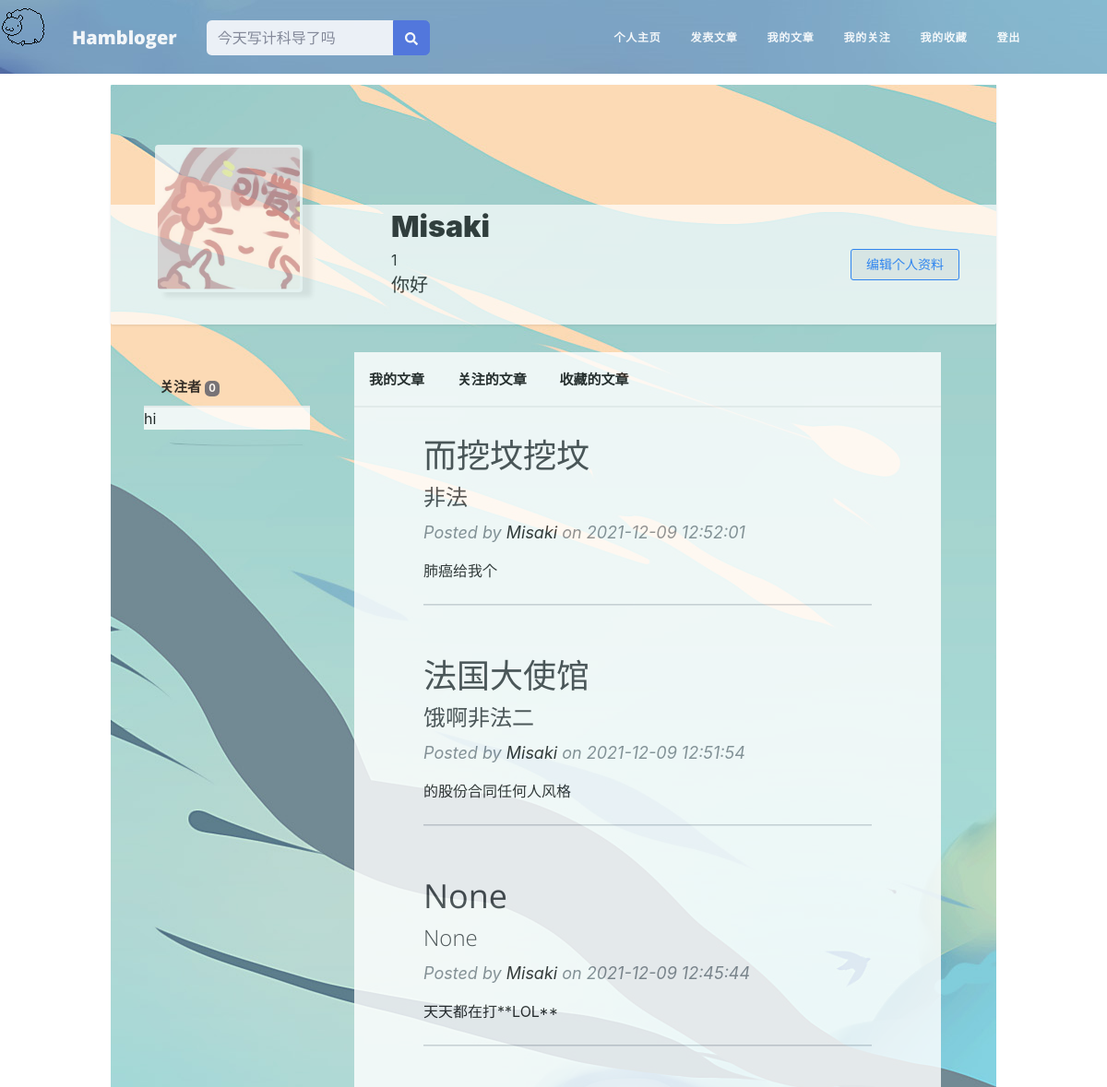
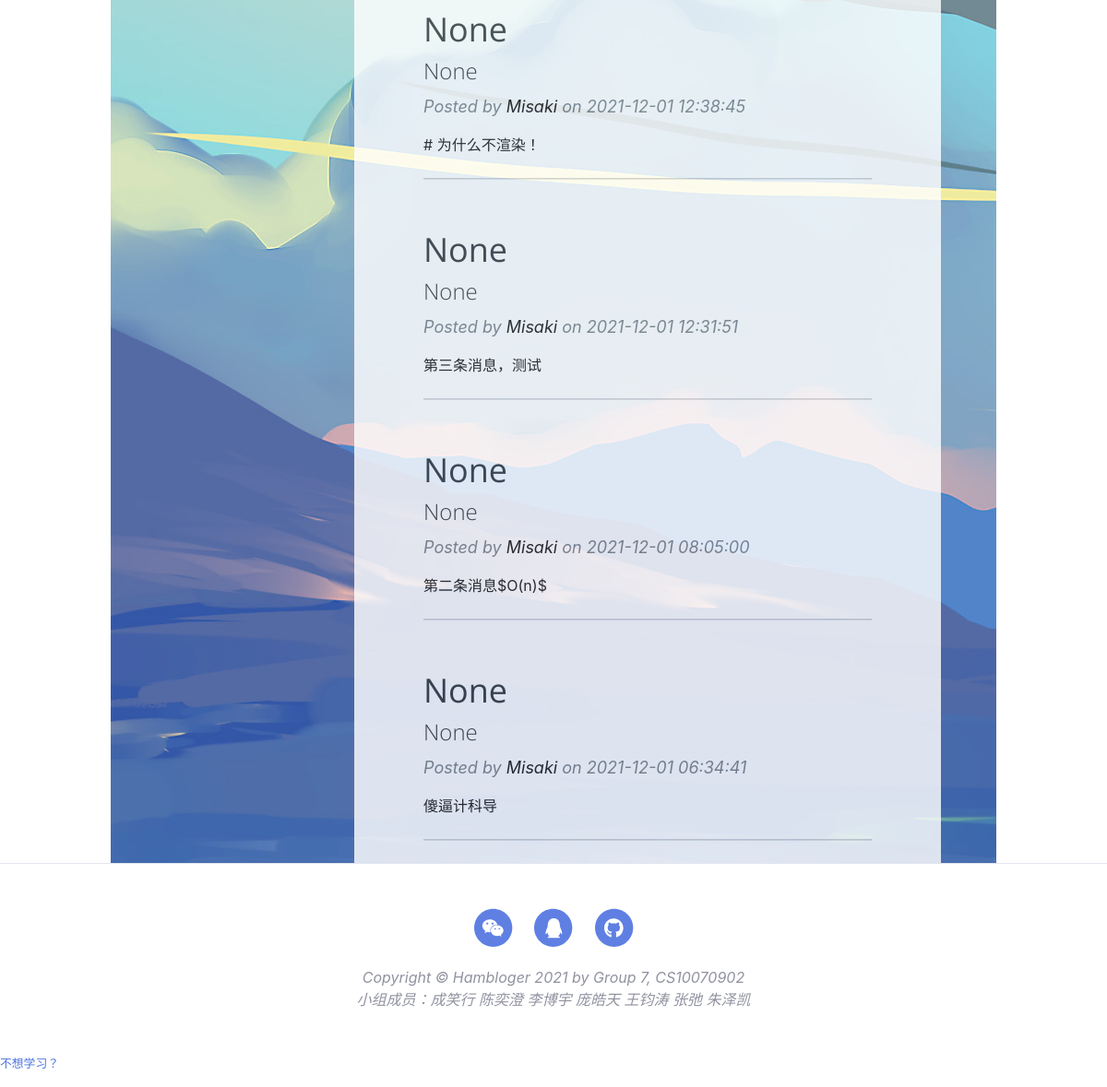
The app's page /user/Misaki (signed in) with its own data (2 pictures, top to bottom).
### app/models.py (models this page shows, shortened)
class User(UserMixin, db.Model):
    __tablename__ = 'users'
    id = db.Column(db.Integer, primary_key=True)
    email = db.Column(db.String(64), unique=True, index=True)
    username = db.Column(db.String(64), unique=True, index=True)
    role_id = db.Column(db.Integer, db.ForeignKey('roles.id'))  # 每一个用户只能有一个角色
    password_hash = db.Column(db.String(128))
    confirmed = db.Column(db.Boolean, default=True)
    name = db.Column(db.String(64))
    location = db.Column(db.String(64))
    about_me = db.Column(db.Text())
    member_since = db.Column(db.DateTime(), default=datetime.utcnow)
    last_seen = db.Column(db.DateTime(), default=datetime.utcnow)
    posts = db.relationship('Post', backref='author', lazy='dynamic')
    followed = db.relationship('Follow',
                               foreign_keys=[Follow.follower_id],
                               backref=db.backref('follower', lazy='joined'),
                               lazy='dynamic',
                               cascade='all, delete-orphan')
    followers = db.relationship('Follow',
                                foreign_keys=[Follow.followed_id],
                                backref=db.backref('followed', lazy='joined'),
                                lazy='dynamic',
                                cascade='all, delete-orphan')
    @property
    def password(self):
        raise AttributeError("Password is not a readable attribute")
    def can(self, perm):
        return self.role is not None and self.role.has_permission(perm)
    def is_administrator(self):
        return self.can(Permission.ADMIN)
    def ping(self):
        self.last_seen = datetime.utcnow()
        db.session.add(self)
        db.session.commit()

class Post(db.Model):
    __tablename__ = 'posts'
    id = db.Column(db.Integer, primary_key=True)
    body = db.Column(db.Text)
    body_html = db.Column(db.Text)
    timestamp = db.Column(db.DateTime, index=True, default=datetime.utcnow)
    author_id = db.Column(db.Integer, db.ForeignKey('users.id'))
    title = db.Column(db.String(64))
    sub_title = db.Column(db.String(64))

### app/main/views.py (the view)
@main.route('/user/<username>')
def user(username):
    user = User.query.filter_by(username=username).first()
    if user is None:
        abort(404)
    posts = user.posts.order_by(Post.timestamp.desc()).all()
    edit_post = Post.query.order_by(Post.id.desc()).first()
    return render_template('user.html', user=user, posts=posts, edit_post=edit_post)

### app/auth/views.py (called while the page is built)
@auth.before_app_request
def before_request():
    if current_user.is_authenticated:
        current_user.ping()
        if not current_user.confirmed and request.endpoint \
                and request.blueprint != 'auth' and request.endpoint != 'static':
            return redirect(url_for('auth.unconfirmed'))

### app/main/__init__.py (called while the page is built)
@main.app_context_processor
def inject_permissions():
    return dict(Permission=Permission)

### app/models.py (called while the page is built)
@login_manager.user_loader
def load_user(user_id):
    return User.query.get(int(user_id))

    def has_permission(self, perm):
        return self.permissions & perm == perm  # 使用位运算检查特定权限

### app/templates/user.html (shortened to what this page needs)
{% extends "base.html" %}
{% block head %}
<link href="{{ url_for('static',filename='css/user.css') }}" rel="stylesheet">
<link href="{{ url_for('static', filename='css/admin.css') }}"
      rel="stylesheet"/>
<header class="user-top-cover"></header>
{% endblock %}
{% block page_content %}
<link href="{{ url_for('static',filename='css/index.css') }}" rel="stylesheet">
<div class="page-container">
    <div class="user-container">
        <div class="user-cover-container masthead"></div>
        <div class="user-profile-container">
            <div class="user-mask-container">
                <div class="user-mask">
                    <img src="{{url_for('static', filename='mask/test-1.jpeg')}}" class="user-mask-img">
                </div>
            </div>
            <div class="user-information-container">
                <div class="username-container">
                    <span class="username"> {{ user.name }} </span>
                </div>
                <div class="username-container">
                    <span class="userid"> {{ user.id }} </span>
                </div>
                <div class="about_me-container">
                    {% if user.about_me %}<span class="about_me">{{ user.about_me }}</span>{% endif %}
                </div>
            </div>
            <div class="user-operation-container">
                {% if user == current_user %}
                <a href="{{ url_for('.edit_profile') }}">
                    <button type="button" class="edit-profile-button">
                        <span>编辑个人资料</span>
                    </button>
                </a>
                {% endif %}
            </div>
        </div>
    </div>
    <div class="container row">
        <div class="container  col-3">
            <ul class="side-content">
                <li class="side-content-left-item">
                    <a class="option-link" href="{{ url_for('.followers', username=user.username) }}">
                        关注者 <span class="badge badge-dark">{{ user.followers.count() - 1 }}</span>
                    </a>
                </li>
            </ul>
            <div class="side-content-box">
                <p>hi</p>
            </div>
        </div>
        <div class="container col-9">
            <ul class="option-bar">
                <li class="option-item">
                    <a class="option-link" href="">
                        我的文章
                    </a>
                    <a class="option-link" href="">
                        关注的文章
                    </a>
                    <a class="option-link" href="">
                        收藏的文章
                    </a>
                </li>
            </ul>
            <div class="main-content-box">
                <div class="container px-10">
                    {% for post in posts %}
                    <div class="row gx-8 justify-content-center">
                        <div class="col-10">
                            <div class="post-preview">
                                <a href="{{ url_for('.post', id=post.id) }}">
                                    <h3 class="post-title">{{ post.title }}</h3>
                                    <h4 class="post-subtitle">{{ post.sub_title }}</h4>
                                </a>
                                <p class="post-meta">
                                    Posted by
                                    <a href="{{ url_for('.user', username=post.author.username) }}"
                                       class="context-user-link">
                                        {{ post.author.username }}
                                    </a>
                                    on {{ post.timestamp.strftime('%Y-%m-%d %H:%M:%S') }}
                                </p>
                                <span>
                                    {{ post.body }}
                                </span>
                            </div>
                            <hr class="my-4"/>
                        </div>
                    </div>
                    {% endfor %}
                </div>
            </div>
        </div>
    </div>
</div>
{% endblock %}

### app/templates/base.html (shortened to what this page needs)
<!DOCTYPE html>
<html lang="en">
<head>
    <link href="https://cdn.jsdelivr.net/npm/bootstrap-icons@1.5.0/font/bootstrap-icons.css" rel="stylesheet"/>
    <link href="{{ url_for('static', filename='css/styles.css') }}" rel="stylesheet"/>
    <link href="{{ url_for('static', filename='css/admin.css') }}" rel="stylesheet"/>
    <link href="{{ url_for('static', filename='css/base.css') }}" rel="stylesheet"/>
    {% block head %}
    {% endblock %}
</head>
<body id="page-top">
<nav class="navbar navbar-expand-lg navbar-light fixed-top py-2" id="mainNav">
    <div class="container px-4 px-lg-5">
        <a class="navbar-brand" href="/">Hambloger</a>
        <form class="d-none d-sm-inline-block form-inline mr-auto ml-md-3 my-2 my-md-0 mw-100 navbar-search">
            <div class="input-group">
                <input type="text" class="form-control bg-light border-0 small" placeholder="今天写计科导了吗"
                       aria-label="Search" aria-describedby="basic-addon2">
                <div class="input-group-append">
                    <button class="btn btn-primary" type="button">
                        <i class="fas fa-search fa-sm"></i>
                    </button>
                </div>
            </div>
        </form>
        <div class="collapse navbar-collapse" id="navbarResponsive">
            <ul class="navbar-nav nav nav-pills ms-auto py-4 py-lg-0">
                {% if current_user.is_authenticated %}
                <li class="nav-item">
                    <a class="nav-link px-lg-3 py-3 py-lg-4"
                       href="{{ url_for('main.user', username=current_user.username) }}">
                        <span>个人主页</span>
                    </a>
                </li>
                <li class="nav-item">
                    <a class="nav-link px-lg-3 py-3 py-lg-4"
                       href="{{ url_for('main.new', id=edit_post.id) }}">
                        <span>发表文章</span>
                    </a>
                </li>
                <li class="nav-item">
                    <a class="nav-link px-lg-3 py-3 py-lg-4" href="/">
                        <span>我的文章</span>
                    </a></li>
                <li class="nav-item">
                    <a class="nav-link px-lg-3 py-3 py-lg-4" href="/">
                        <span>我的关注</span>
                    </a>
                </li>
                <li class="nav-item">
                    <a class="nav-link px-lg-3 py-3 py-lg-4" href="/">
                        <span>我的收藏</span>
                    </a>
                </li>
                <li class="nav-item">
                    <a class="nav-link px-lg-3 py-3 py-lg-4" href="{{url_for('auth.logout')}}">
                        <span>登出</span>
                    </a>
                </li>
                {% endif %}
            </ul>
        </div>
    </div>
</nav>
<div class="main-container">
    {% block page_content %}
    {% endblock %}
</div>
<div class="mouse-follow"></div>
<footer class="border-top">
    <div class="container px-4 px-lg-5">
        <div class="row gx-4 gx-lg-5 justify-content-center">
            <div class="col-md-10 col-lg-8 col-xl-7">
                <ul class="list-inline text-center">
                    <li class="list-inline-item">
                        <a href="/">
                            <span class="fa-stack fa-lg">
                                <i class="fas fa-circle fa-stack-2x"></i>
                                <i class="fab fa-weixin fa-stack-1x fa-inverse"></i>
                            </span>
                        </a>
                    </li>
                    <li class="list-inline-item">
                        <a href="/">
                            <span class="fa-stack fa-lg">
                                <i class="fas fa-circle fa-stack-2x"></i>
                                <i class="fab fa-qq fa-stack-1x fa-inverse"></i>
                            </span>
                        </a>
                    </li>
                    <li class="list-inline-item">
                        <a href="https://github.com/vozeo/Hambloger">
                            <span class="fa-stack fa-lg">
                                <i class="fas fa-circle fa-stack-2x"></i>
                                <i class="fab fa-github fa-stack-1x fa-inverse"></i>
                            </span>
                        </a>
                    </li>
                </ul>
                <div class="text-center text-muted fst-italic">Copyright &copy; Hambloger 2021 by Group 7,
                    CS10070902
                </div>
                <div class="text-center text-muted fst-italic">小组成员：成笑行 陈奕澄 李博宇 庞皓天 王钧涛 张弛 朱泽凯</div>
            </div>
        </div>
    </div>
</footer>
<a class="small" href="{{ url_for('.game') }}">
    <p>不想学习？</p>
</a>
</body>
</html>

### app/static/css/base.css (style rules this page uses)
body { background-color: rgb(246, 246, 246); margin: 0; padding: 0; }
div { margin: 0; padding: 0; display: block; }
.navbar { position: relative; top: -5px; left: -5px; width: 100%; margin: 0; padding: 0; display: block; }
footer { text-align: center; }
.mouse-follow { width: 50px; height: 50px; position: absolute; background-image: url('../icons/goat.gif'); background-size: cover; }
.page-container { display: block; margin-left: 15%; margin-right: 15%; width: 70%; }

### app/static/css/user.css (style rules this page uses)
.page-container { background-image: url('../img/page-bg.jpg'); display: block; margin-left: 10%; margin-right: 10%; width: 80%; }
.user-container { background-image: url('../img/page-bg.jpg'); display: block; background-color: rgb(255, 255, 255); margin-top: 12px; height: 260px; box-shadow: 0 1px 3px rgba(18, 18, 18, .1); border-radius: 2px; }
.container { opacity: 0.9; color: rgb(0, 0, 0); }
.user-cover-container { border-top-left-radius: 2px; border-top-right-radius: 2px; height: 50%; }
.user-profile-container { height: 50%; opacity: 0.7; background-color: rgb(255, 255, 255); color: rgb(0, 0, 0); border-bottom-left-radius: 2px; border-bottom-right-radius: 2px; }
.user-mask-container { opacity: 1; float: left; position: relative; top: -50%; left: 5%; width: 160px; height: 160px; }
.user-mask { background-color: rgb(255, 255, 255); width: 160px; height: 160px; box-shadow: 10px 5px 5px rgba(18, 18, 18, .1); border-radius: 4px; }
.user-mask-img { margin: 2%; width: 96%; height: 96%; border-radius: 4px; }
.user-information-container { float: left; width: 50%; padding-left: 15%; }
.username { font-size: 32px; font-weight: 900; }
.about_me-container { height: 30px; overflow: hidden; }
.about_me { font-size: 20px; font-weight: 400; }
.user-operation-container { padding-top: 5%; float: right; }
.user-operation-container button { margin-right: 40px; padding: 0 16px; font-size: 14px; line-height: 32px; text-align: center; cursor: pointer; border: 1px solid; border-radius: 3px; }
.edit-profile-button { color: #06f; border-color: #06f; }
.user-top-cover { background-image: url('../img/user-bg.jpg'); height: 80px; }
.option-bar { background-color: rgb(255, 255, 255); border-bottom: 2px solid rgb(240, 240, 240); height: 60px; line-height: 60px; list-style-type: none; margin: 0; padding: 0; overflow: hidden; position: -webkit-sticky; position: sticky; top: 0; }
.option-item { float: left; font-size: 15px; font-weight: 600; }
.option-item a { display: inline; padding: 16px; }
.option-link { text-decoration: none; color: rgb(12, 12, 12); }
.main-content-box { background-color: rgb(255, 255, 255); }
.side-content { list-style-type: none; margin: 0; padding: 0; overflow: hidden; border-bottom: 2px solid rgb(240, 240, 240); height: 60px; line-height: 60px; }
.side-content-left-item { margin-left: 5%; float: left; font-size: 15px; font-weight: 600; }
.side-content-left-item a { display: block; padding: 8px; }
.side-content-box { background-color: rgb(255, 255, 255); }

### app/static/css/index.css (style rules this page uses)
.page-container { background-color: rgb(255, 255, 255); color: rgb(0, 0, 0); }
.context-user-link { text-decoration: none; color: #000000; }

### records on screen
User: name "Misaki", id "1", about_me "你好"
Post: title "而挖坟挖坟", sub_title "非法", author.username "Misaki", timestamp "2021-12-09 12:52:01", body "肺癌给我个"
Post: title "法国大使馆", sub_title "饿啊非法二", author.username "Misaki", timestamp "2021-12-09 12:51:54", body "的股份合同任何人风格"
Post: title "None", sub_title "None", author.username "Misaki", timestamp "2021-12-09 12:45:44", body "天天都在打**LOL**"
Post: title "None", sub_title "None", author.username "Misaki", timestamp "2021-12-01 12:38:45", body "# 为什么不渲染！"
Post: title "None", sub_title "None", author.username "Misaki", timestamp "2021-12-01 12:31:51", body "第三条消息，测试"
Post: title "None", sub_title "None", author.username "Misaki", timestamp "2021-12-01 08:05:00", body "第二条消息$O(n)$"
Post: title "None", sub_title "None", author.username "Misaki", timestamp "2021-12-01 06:34:41", body "傻逼计科导"

### other values on screen
{{ user.followers.count() - 1 }} "0"
